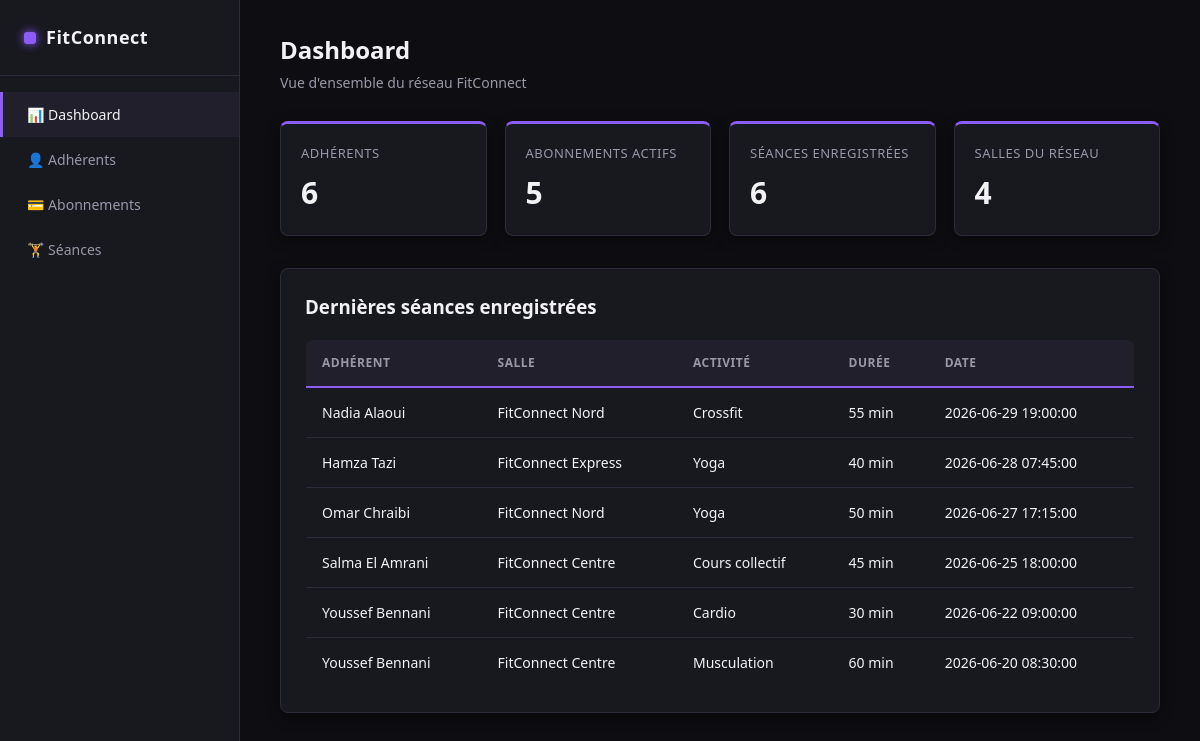
The page /public/index.php on the database its author committed.
### tables this page shows
CREATE TABLE seances (
    id_seance       INT AUTO_INCREMENT PRIMARY KEY,
    id_adherent     INT NOT NULL,
    id_salle        INT NOT NULL,
    id_activite     INT NOT NULL,
    id_equipement   INT NULL,
    duree_minutes   INT NOT NULL,
    date_seance     DATETIME NOT NULL DEFAULT CURRENT_TIMESTAMP,
    CONSTRAINT fk_seance_adherent
        FOREIGN KEY (id_adherent) REFERENCES adherents(id_adherent)
        ON UPDATE CASCADE ON DELETE RESTRICT,
    CONSTRAINT fk_seance_salle
        FOREIGN KEY (id_salle) REFERENCES salles(id_salle)
        ON UPDATE CASCADE ON DELETE RESTRICT,
    CONSTRAINT fk_seance_activite
        FOREIGN KEY (id_activite) REFERENCES types_activite(id_activite)
        ON UPDATE CASCADE ON DELETE RESTRICT,
    CONSTRAINT fk_seance_equipement
        FOREIGN KEY (id_equipement) REFERENCES equipements(id_equipement)
        ON UPDATE CASCADE ON DELETE SET NULL,
    CONSTRAINT chk_duree_positive CHECK (duree_minutes > 0)
);

CREATE TABLE adherents (
    id_adherent     INT AUTO_INCREMENT PRIMARY KEY,
    nom             VARCHAR(100) NOT NULL,
    prenom          VARCHAR(100) NOT NULL,
    email           VARCHAR(150) NOT NULL UNIQUE,
    telephone       VARCHAR(20)  NULL,
    date_naissance  DATE         NULL,
    date_inscription DATE        NOT NULL DEFAULT (CURRENT_DATE),
    id_salle        INT          NOT NULL,
    CONSTRAINT fk_adherent_salle
        FOREIGN KEY (id_salle) REFERENCES salles(id_salle)
        ON UPDATE CASCADE ON DELETE RESTRICT
);

CREATE TABLE salles (
    id_salle      INT AUTO_INCREMENT PRIMARY KEY,
    nom           VARCHAR(100) NOT NULL,
    adresse       VARCHAR(255) NOT NULL,
    ville         VARCHAR(100) NOT NULL,
    telephone     VARCHAR(20)  NULL
);

CREATE TABLE types_activite (
    id_activite   INT AUTO_INCREMENT PRIMARY KEY,
    nom           VARCHAR(100) NOT NULL UNIQUE,
    description   VARCHAR(255) NULL
);

### app/Services/AdherentService.php (called while the page is built, shortened)
<?php
class AdherentService
{
    private AdherentRepository $adherentRepository;
    public function __construct(AdherentRepository $adherentRepository)
    {
        $this->adherentRepository = $adherentRepository;
    }
    public function listerTous(): array
    {
        return $this->adherentRepository->findAll();
    }
}

### app/Repositories/AdherentRepository.php (called while the page is built, shortened)
<?php
class AdherentRepository
{
    private PDO $pdo;
    public function __construct(PDO $pdo)
    {
        $this->pdo = $pdo;
    }
    public function findAll(): array
    {
        $stmt = $this->pdo->query(
            'SELECT * FROM adherents ORDER BY nom, prenom'
        );
        return array_map(fn($row) => Adherent::fromArray($row), $stmt->fetchAll());
    }
}

### app/Entities/Adherent.php (called while the page is built, shortened)
<?php
class Adherent
{
    public static function fromArray(array $row): self
    {
        return new self(
            (int) $row['id_adherent'],
            $row['nom'],
            $row['prenom'],
            $row['email'],
            $row['telephone'] ?? null,
            $row['date_naissance'] ?? null,
            $row['date_inscription'],
            (int) $row['id_salle']
        );
    }
}

### app/Services/AbonnementService.php (called while the page is built, shortened)
<?php
class AbonnementService
{
    private AbonnementRepository $abonnementRepository;
    public function __construct(
        AbonnementRepository $abonnementRepository,
        AdherentRepository $adherentRepository
    ) {
        $this->abonnementRepository = $abonnementRepository;
    }
    public function listerTous(): array
    {
        return $this->abonnementRepository->findAll();
    }
}

### app/Repositories/AbonnementRepository.php (called while the page is built, shortened)
<?php
class AbonnementRepository
{
    private PDO $pdo;
    public function __construct(PDO $pdo)
    {
        $this->pdo = $pdo;
    }
    public function findAll(): array
    {
        $stmt = $this->pdo->query('SELECT * FROM abonnements ORDER BY date_debut DESC');
        return array_map(fn($row) => Abonnement::fromArray($row), $stmt->fetchAll());
    }
}

### app/Entities/Abonnement.php (called while the page is built, shortened)
<?php
class Abonnement
{
    private string $statut;
    public function __construct(
        ?int $idAbonnement,
        string $type,
        string $dateDebut,
        string $dateFin,
        string $statut,
        int $idAdherent
    ) {
        $this->statut = $statut;
    }
    public function getStatut(): string { return $this->statut; }
    public function setType(string $type): void
    {
        $valides = [self::TYPE_MENSUEL, self::TYPE_TRIMESTRIEL, self::TYPE_ANNUEL];
    }
    public static function fromArray(array $row): self
    {
        return new self(
            (int) $row['id_abonnement'],
            $row['type'],
            $row['date_debut'],
            $row['date_fin'],
            $row['statut'],
            (int) $row['id_adherent']
        );
    }
}

### app/Services/SeanceService.php (called while the page is built, shortened)
<?php
class SeanceService
{
    private SeanceRepository $seanceRepository;
    public function __construct(
        SeanceRepository $seanceRepository,
        AbonnementService $abonnementService,
        AdherentRepository $adherentRepository
    ) {
        $this->seanceRepository = $seanceRepository;
    }
    public function listerToutes(int $limit = 50): array
    {
        return $this->seanceRepository->findAllDetaillees($limit);
    }
    public function statistiquesGlobales(): array
    {
        return [
            'total_seances'    => $this->seanceRepository->countTotal(),
            'seances_par_mois' => $this->seanceRepository->countByMonth(),
        ];
    }
}

### app/Repositories/SeanceRepository.php (called while the page is built, shortened)
<?php
class SeanceRepository
{
    private PDO $pdo;
    public function __construct(PDO $pdo)
    {
        $this->pdo = $pdo;
    }
    public function findAllDetaillees(int $limit = 50): array
    {
        $stmt = $this->pdo->prepare(
            'SELECT s.*, a.nom AS adherent_nom, a.prenom AS adherent_prenom,
                    sa.nom AS salle_nom, t.nom AS activite_nom, e.nom AS equipement_nom
             FROM seances s
             JOIN adherents a ON a.id_adherent = s.id_adherent
             JOIN salles sa ON sa.id_salle = s.id_salle
             JOIN types_activite t ON t.id_activite = s.id_activite
             LEFT JOIN equipements e ON e.id_equipement = s.id_equipement
             ORDER BY s.date_seance DESC
             LIMIT :limit'
        );
        $stmt->bindValue('limit', $limit, PDO::PARAM_INT);
        $stmt->execute();
        return $stmt->fetchAll();
    }
    public function countTotal(): int
    {
        return (int) $this->pdo->query('SELECT COUNT(*) FROM seances')->fetchColumn();
    }
    public function countByMonth(): array
    {
        $stmt = $this->pdo->query(
            "SELECT DATE_FORMAT(date_seance, '%Y-%m') AS mois, COUNT(*) AS total
             FROM seances GROUP BY mois ORDER BY mois DESC LIMIT 6"
        );
        return $stmt->fetchAll();
    }
}

### app/Repositories/SalleRepository.php (called while the page is built, shortened)
<?php
class SalleRepository
{
    private PDO $pdo;
    public function __construct(PDO $pdo)
    {
        $this->pdo = $pdo;
    }
    public function findAll(): array
    {
        $stmt = $this->pdo->query('SELECT * FROM salles ORDER BY nom');
        return $stmt->fetchAll();
    }
}

### views/dashboard/index.php (the view)
<?php
$currentPage = 'dashboard';
require __DIR__ . '/../layout/header.php';
?>
<div class="topbar">
    <div>
        <h1>Dashboard</h1>
        <div class="subtitle">Vue d'ensemble du réseau FitConnect</div>
    </div>
</div>
<div class="grid-kpi">
    <div class="kpi-card">
        <div class="kpi-label">Adhérents</div>
        <div class="kpi-value"><?= (int) $kpis['nb_adherents'] ?></div>
    </div>
    <div class="kpi-card">
        <div class="kpi-label">Abonnements actifs</div>
        <div class="kpi-value"><?= (int) $kpis['nb_abonnements_actifs'] ?></div>
    </div>
    <div class="kpi-card">
        <div class="kpi-label">Séances enregistrées</div>
        <div class="kpi-value"><?= (int) $kpis['nb_seances'] ?></div>
    </div>
    <div class="kpi-card">
        <div class="kpi-label">Salles du réseau</div>
        <div class="kpi-value"><?= (int) $kpis['nb_salles'] ?></div>
    </div>
</div>
<div class="card">
    <h3 style="margin-top:0;">Dernières séances enregistrées</h3>
    <?php if (empty($dernieresSeances)): ?>
        <div class="empty-state">Aucune séance enregistrée pour le moment.</div>
    <?php else: ?>
    <table>
        <thead>
            <tr>
                <th>Adhérent</th>
                <th>Salle</th>
                <th>Activité</th>
                <th>Durée</th>
                <th>Date</th>
            </tr>
        </thead>
        <tbody>
            <?php foreach ($dernieresSeances as $s): ?>
            <tr>
                <td><?= htmlspecialchars($s['adherent_prenom'] . ' ' . $s['adherent_nom']) ?></td>
                <td><?= htmlspecialchars($s['salle_nom']) ?></td>
                <td><?= htmlspecialchars($s['activite_nom']) ?></td>
                <td><?= (int) $s['duree_minutes'] ?> min</td>
                <td><?= htmlspecialchars($s['date_seance']) ?></td>
            </tr>
            <?php endforeach; ?>
        </tbody>
    </table>
    <?php endif; ?>
</div>
<?php require __DIR__ . '/../layout/footer.php'; ?>

### public/index.php (shortened to what this page needs)
<?php
spl_autoload_register(function (string $class): void {
    $dirs = [
        __DIR__ . '/../config/',
        __DIR__ . '/../app/Entities/',
        __DIR__ . '/../app/Repositories/',
        __DIR__ . '/../app/Services/',
        __DIR__ . '/../app/Controllers/',
    ];
    foreach ($dirs as $dir) {
        $file = $dir . $class . '.php';
        if (file_exists($file)) {
            return;
        }
    }
});
try {
    $pdo = Database::getConnection();
} catch (Throwable $e) {
    http_response_code(500);
    die('<h2>Erreur de connexion à la base de données</h2><p>' . htmlspecialchars($e->getMessage()) . '</p>');
}
$adherentRepository    = new AdherentRepository($pdo);
$abonnementRepository  = new AbonnementRepository($pdo);
$seanceRepository      = new SeanceRepository($pdo);
$salleRepository       = new SalleRepository($pdo);
$adherentService   = new AdherentService($adherentRepository);
$abonnementService = new AbonnementService($abonnementRepository, $adherentRepository);
$seanceService      = new SeanceService($seanceRepository, $abonnementService, $adherentRepository);
$page   = $_GET['page'] ?? 'dashboard';
switch ($page) {
    case 'dashboard':
    default:
        $kpis = [
            'nb_adherents'           => count($adherentService->listerTous()),
            'nb_abonnements_actifs'  => count(array_filter(
                $abonnementService->listerTous(),
                fn($a) => $a->getStatut() === Abonnement::STATUT_ACTIF
            )),
            'nb_seances'             => $seanceService->statistiquesGlobales()['total_seances'],
            'nb_salles'              => count($salleRepository->findAll()),
        ];
        $dernieresSeances = $seanceService->listerToutes(10);
        require __DIR__ . '/../views/dashboard/index.php';
        break;
}

### views/layout/header.php (shortened to what this page needs)
<?php
$currentPage = $currentPage ?? '';
?>
<!DOCTYPE html>
<html lang="fr">
<head>
    <link rel="stylesheet" href="assets/css/style.css">
</head>
<body>
<div class="app-shell">
    <aside class="sidebar">
        <div class="brand">
            <span class="logo-dot"></span>
            <span>FitConnect</span>
        </div>
        <nav>
            <a href="index.php?page=dashboard" class="<?= $currentPage === 'dashboard' ? 'active' : '' ?>">📊 Dashboard</a>
            <a href="index.php?page=adherents" class="<?= $currentPage === 'adherents' ? 'active' : '' ?>">👤 Adhérents</a>
            <a href="index.php?page=abonnements" class="<?= $currentPage === 'abonnements' ? 'active' : '' ?>">💳 Abonnements</a>
            <a href="index.php?page=seances" class="<?= $currentPage === 'seances' ? 'active' : '' ?>">🏋️ Séances</a>
        </nav>
    </aside>
    <main class="main">

### views/layout/footer.php
    </main>
</div>
</body>
</html>

### public/assets/css/style.css (style rules this page uses)
:root { --color-bg: #0e0e12; --color-surface: #18181f; --color-surface-alt: #211f2b; --color-border: #2d2b3a; --color-red: #8b5cf6; --color-red-dark: #6d28d9; --color-red-light: #a78bfa; --color-text: #f2f2f5; --color-text-muted: #9a97a8; --color-success: #2ecc71; --color-warning: #f5a623; --radius: 8px; --shadow: 0 4px 14px rgba(0, 0, 0, 0.4); --font: 'Segoe UI', Roboto, -apple-system, sans-serif; }
* { box-sizing: border-box; }
body { margin: 0; font-family: var(--font); background: var(--color-bg); color: var(--color-text); line-height: 1.5; }
a { color: var(--color-red-light); text-decoration: none; }
.app-shell { display: flex; min-height: 100vh; }
.sidebar { width: 240px; background: var(--color-surface); border-right: 1px solid var(--color-border); padding: 24px 0; flex-shrink: 0; }
.sidebar .brand { display: flex; align-items: center; gap: 10px; padding: 0 24px 24px; border-bottom: 1px solid var(--color-border); margin-bottom: 16px; }
.sidebar .brand .logo-dot { width: 12px; height: 12px; background: var(--color-red); border-radius: 3px; box-shadow: 0 0 10px var(--color-red); }
.sidebar .brand span { font-weight: 700; font-size: 18px; letter-spacing: 0.5px; }
.sidebar nav a { display: flex; align-items: center; gap: 10px; padding: 12px 24px; color: var(--color-text-muted); font-size: 14px; font-weight: 500; border-left: 3px solid transparent; text-decoration: none; }
.sidebar nav a.active { color: var(--color-text); background: var(--color-surface-alt); border-left-color: var(--color-red); }
.main { flex: 1; padding: 32px 40px; max-width: 1200px; }
.topbar { display: flex; justify-content: space-between; align-items: center; margin-bottom: 28px; }
.topbar h1 { font-size: 24px; margin: 0; font-weight: 700; }
.topbar .subtitle { color: var(--color-text-muted); font-size: 14px; margin-top: 4px; }
.grid-kpi { display: grid; grid-template-columns: repeat(auto-fit, minmax(200px, 1fr)); gap: 18px; margin-bottom: 32px; }
.kpi-card { background: var(--color-surface); border: 1px solid var(--color-border); border-radius: var(--radius); padding: 20px; box-shadow: var(--shadow); border-top: 3px solid var(--color-red); }
.kpi-card .kpi-label { color: var(--color-text-muted); font-size: 13px; text-transform: uppercase; letter-spacing: 0.5px; }
.kpi-card .kpi-value { font-size: 30px; font-weight: 700; margin-top: 6px; }
.card { background: var(--color-surface); border: 1px solid var(--color-border); border-radius: var(--radius); padding: 24px; box-shadow: var(--shadow); }
table { width: 100%; border-collapse: collapse; background: var(--color-surface); border-radius: var(--radius); overflow: hidden; border: 1px solid var(--color-border); }
thead th { background: var(--color-surface-alt); text-align: left; padding: 14px 16px; font-size: 12px; text-transform: uppercase; letter-spacing: 0.5px; color: var(--color-text-muted); border-bottom: 2px solid var(--color-red); }
tbody td { padding: 14px 16px; border-bottom: 1px solid var(--color-border); font-size: 14px; }
tbody tr:last-child td { border-bottom: none; }

### rows shown on the page
seances: id_activite "5", id_adherent.nom "Nadia Alaoui", id_salle.nom "FitConnect Nord", id_activite.nom "Crossfit", duree_minutes "55", date_seance "2026-06-29 19:00:00"
seances: id_adherent.nom "Hamza Tazi", id_salle.nom "FitConnect Express", id_activite.nom "Yoga", duree_minutes "40", date_seance "2026-06-28 07:45:00"
seances: id_adherent.nom "Omar Chraibi", id_salle.nom "FitConnect Nord", id_activite.nom "Yoga", duree_minutes "50", date_seance "2026-06-27 17:15:00"
seances: id_adherent.nom "Salma El Amrani", id_salle.nom "FitConnect Centre", id_activite.nom "Cours collectif", duree_minutes "45", date_seance "2026-06-25 18:00:00"
seances: id_adherent.nom "Youssef Bennani", id_salle.nom "FitConnect Centre", id_activite.nom "Cardio", duree_minutes "30", date_seance "2026-06-22 09:00:00"
seances: id_adherent.nom "Youssef Bennani", id_salle.nom "FitConnect Centre", id_activite.nom "Musculation", duree_minutes "60", date_seance "2026-06-20 08:30:00"

### other values the page prints
$kpis['nb_adherents'] "6"
$kpis['nb_seances'] "6"
$kpis['nb_salles'] "4"
